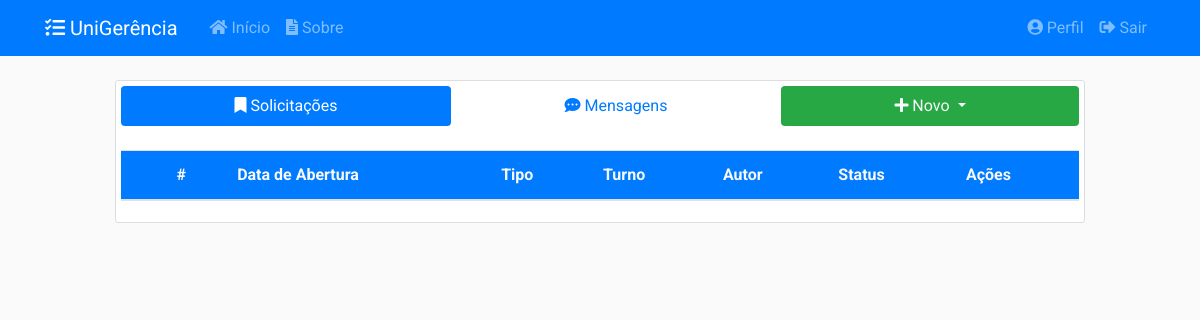
/ (signed in), run on an earlier commit of the app's database.
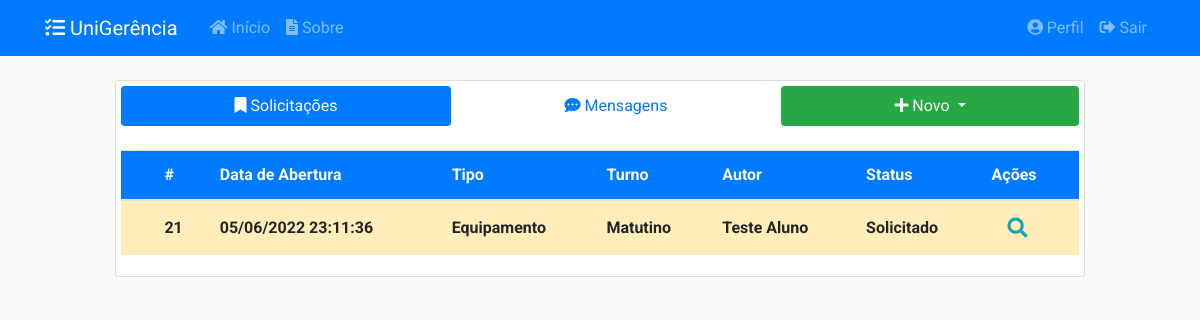
And on a later commit of the database.
### app/models/solicitacoes.py (models this page shows, shortened)
class Solicitacao(db.Model):
    __tablename__ = 'solicitacoes'
    __table_args__ = {'extend_existing': True}
    id = db.Column(db.Integer, primary_key=True)
    status = db.Column(db.Enum(Status), default=Status.ABERTO.name)
    data_abertura = db.Column(db.DateTime, nullable=False,
                              default=datetime.now().astimezone(fuso_horario))
    data_inicio_pref = db.Column(db.Date, nullable=False)
    data_fim_pref = db.Column(db.Date, nullable=False)
    data_retirada = db.Column(db.DateTime, nullable=True)
    data_devolucao = db.Column(db.DateTime, nullable=True)
    data_cancelamento = db.Column(db.DateTime, nullable=True)
    data_finalizacao = db.Column(db.DateTime, nullable=True)
    quantidade = db.Column(db.Integer, nullable=False, default=0)
    descricao = db.Column(db.String(20), nullable=False)
    tipo = db.Column(db.String(20), nullable=False)
    ativo = db.Column(db.Boolean, nullable=False, default=True)
    usuario_id = db.Column(db.Integer, db.ForeignKey('usuarios.id'),
                           nullable=False)
    turno_id = db.Column(db.Integer, db.ForeignKey('turnos.id'),
                           nullable=False)
    turno = db.relationship('Turno', back_populates='solicitacoes')
    def recupera_tudo():
        return Solicitacao.query.filter_by(ativo=True).all()
    def verifica_em_uso(self):
        if self.status.name == 'EMUSO':
            return True
        else:
            return False
    def verifica_atraso(self):
        if (datetime.now().astimezone(fuso_horario) >
            self.data_devolucao.astimezone(fuso_horario)):
            return True
        else:
            return False
    __mapper_args__ = {
        'polymorphic_identity': 'SOLICITACAO',
        'polymorphic_on': tipo
    }

class SolicitacaoEquipamento(Solicitacao):
    __tablename__ = 'solicitacoes_equipamentos'
    id = db.Column(db.Integer, db.ForeignKey('solicitacoes.id'), primary_key=True)
    tipo_eqp_id = db.Column(db.Integer, db.ForeignKey('tipos_equipamento.id'),
                           nullable=True)
    equipamentos = db.relationship('Equipamento', secondary=solicitacao_e,
                                   back_populates='solicitacoes')
    tipo_eqp = db.relationship('TipoEquipamento', back_populates='solicitacoes')
    __mapper_args__ = {
        'polymorphic_identity': 'EQUIPAMENTO'
    }

class Solicitacao(db.Model):
    __tablename__ = 'solicitacoes'
    __table_args__ = {'extend_existing': True}
    id = db.Column(db.Integer, primary_key=True)
    status = db.Column(db.Enum(Status), default=Status.ABERTO.name)
    data_abertura = db.Column(db.DateTime, nullable=False,
                              default=datetime.now().astimezone(fuso_horario))
    data_inicio_pref = db.Column(db.Date, nullable=False)
    data_fim_pref = db.Column(db.Date, nullable=False)
    data_retirada = db.Column(db.DateTime, nullable=True)
    data_devolucao = db.Column(db.DateTime, nullable=True)
    data_cancelamento = db.Column(db.DateTime, nullable=True)
    data_finalizacao = db.Column(db.DateTime, nullable=True)
    quantidade = db.Column(db.Integer, nullable=False, default=0)
    descricao = db.Column(db.String(20), nullable=False)
    tipo = db.Column(db.String(20), nullable=False)
    ativo = db.Column(db.Boolean, nullable=False, default=True)
    usuario_id = db.Column(db.Integer, db.ForeignKey('usuarios.id'),
                           nullable=False)
    turno_id = db.Column(db.Integer, db.ForeignKey('turnos.id'),
                           nullable=False)
    turno = db.relationship('Turno', back_populates='solicitacoes')
    def recupera_tudo():
        return Solicitacao.query.filter_by(ativo=True).all()
    def verifica_em_uso(self):
        if self.status.name == 'EMUSO':
            return True
        else:
            return False
    def verifica_atraso(self):
        if (datetime.now().astimezone(fuso_horario) >
            self.data_devolucao.astimezone(fuso_horario)):
            return True
        else:
            return False
    __mapper_args__ = {
        'polymorphic_identity': 'SOLICITACAO',
        'polymorphic_on': tipo
    }

class Turno(db.Model):
    __tablename__ = 'turnos'
    __table_args__ = {'extend_existing': True}
    id = db.Column(db.Integer, primary_key=True)
    name = db.Column(db.String(20), unique=True, nullable=False)
    data_inicio = db.Column(db.Time, nullable=False)
    data_fim = db.Column(db.Time, nullable=False)
    ativo = db.Column(db.Boolean, nullable=False, default=True)
    solicitacoes = db.relationship('Solicitacao', back_populates='turno')
    def __repr__(self):
        return f"{self.name} (Início: {self.data_inicio} / Fim: {self.data_fim})"

### app/models/usuarios.py (models this page shows, shortened)
class Usuario(db.Model, UserMixin):
    __tablename__ = 'usuarios'
    __table_args__ = {'extend_existing': True}
    id = db.Column(db.Integer, primary_key=True)
    nome = db.Column(db.String(100), nullable=False)
    identificacao = db.Column(db.String(20), unique=True, nullable=False)
    email = db.Column(db.String(100), unique=True, nullable=False)
    senha = db.Column(db.String(60), nullable=False)
    data_cadastro = db.Column(db.DateTime, nullable=False,
                              default=datetime.now().astimezone(fuso_horario))
    data_atualizacao = db.Column(db.DateTime, nullable=True)
    tipo = db.Column(db.Enum(TipoUsuario), nullable=False)
    ativo = db.Column(db.Boolean, nullable=False, default=True)
    imagem_perfil = db.Column(db.String(20), nullable=False,
                              default='default.jpg')
    posts = db.relationship('Post', backref='autor',
                            foreign_keys='Post.usuario_id', lazy=True)
    recipiente = db.relationship('Post', backref='destinatario',
                                 foreign_keys='Post.destinatario_id', lazy=True)
    solicitacoes = db.relationship('Solicitacao', backref='autor', lazy=True)
    relatorios = db.relationship('Relatorio', backref='autor', lazy=True)
    def recupera_tudo():
        return Usuario.query.filter_by(ativo=True).all()

### app/controllers/principal.py (the view)
@principal.route("/", methods=['GET', 'POST'])
@login_required
def inicio():
    tab = request.args.get('tab', 1, type=int)
    solicitacoes = Solicitacao.recupera_tudo()
    posts = Post.recupera_tudo()
    equipamentos = Equipamento.recupera_tudo()
    salas = Sala.recupera_tudo()
    usuarios = Usuario.recupera_tudo()
    for solicitacao in solicitacoes:
        if Solicitacao.verifica_em_uso(solicitacao):
            if Solicitacao.verifica_atraso(solicitacao):
                Solicitacao.atualiza_status_pendente(solicitacao)
                envia_email_atraso(solicitacao)
                if Solicitacao.verifica_autor(solicitacao, current_user):
                    flash('Você possui uma solicitação atrasada.', 'warning')
                if Usuario.verifica_admin(current_user):
                    flash('Existe uma nova solicitação em atraso.', 'warning')
    form = EntregaSolicitacaoForm()
    return render_template('principal/inicio.html', tab=tab, form=form,
                           posts=posts, equipamentos=equipamentos, salas=salas,
                           usuarios=usuarios, solicitacoes=solicitacoes)

### app/models/equipamentos.py (called while the page is built)
    def recupera_tudo():
        return Equipamento.query.filter_by(ativo=True).all()

### app/models/posts.py (called while the page is built)
    def recupera_tudo():
        return Post.query.filter_by(ativo=True).all()

### app/models/salas.py (called while the page is built)
    def recupera_tudo():
        return Sala.query.filter_by(ativo=True).all()

### app/models/usuarios.py (called while the page is built)
@login_manager.user_loader
def load_user(user_id):
    return Usuario.query.get(int(user_id))

### app/templates/principal/inicio.html (shortened to what this page needs)
{% extends "layout.html" %}
{% block inicio %}
<div class="content-section">
  <nav class="pb-4 align-middle">
    <div class="nav nav-pills nav-justified flex-column flex-md-row align-middle" id="pills-tab" role="tablist">
      <a class="nav-item nav-link {% if tab == 1 %}active{% endif %}" id="pills-1-tab" data-toggle="pill" href="#pills-1" role="tab"><i class="fas fa-bookmark"></i>&nbsp;Solicitações</a>
      <a class="nav-item nav-link {% if tab == 2 %}active{% endif %}" id="pills-2-tab" data-toggle="pill" href="#pills-2" role="tab"><i class="fas fa-comment-dots"></i>&nbsp;Mensagens</a>
      <div class="nav-item dropdown">
        <a class="nav-link dropdown-toggle bg-success text-light" href="#" id="navbarDropdown" role="button" data-toggle="dropdown">
          <i class="fas fa-plus"></i>&nbsp;Novo
        </a>
      </div>
    </div>
  </nav>
  <div class="tab-content flex-md-row" id="nav-tabContent">
    <div class="tab-pane fade {% if tab == 1 %}show active{% endif %}" id="pills-1" role="tabpanel">
      {% include 'principal/tabela/solicitacoes.html' %}
    </div>
  </div>
</div>
{% endblock inicio %}

### app/templates/principal/tabela/solicitacoes.html (shortened to what this page needs)
<table id="table-solicitacoes" class="table stripe order-column dt-responsive nowrap table-hover" style="width:100%">
    <thead>
    <tr class="bg-primary text-light">
        <th class="align-middle"></th>
        <th class="align-middle">#</th>
        <th class="align-middle">Data de Abertura</th>
        <th class="align-middle">Tipo</th>
        <th class="align-middle">Turno</th>
        <th class="align-middle">Autor</th>
        <th class="align-middle">Status</th>
        <th class="align-middle">Ações</th>
    </tr>
    </thead>
    <tbody>
    {% for solicitacao in solicitacoes %}
    {% if current_user == solicitacao.autor or current_user.tipo.name == 'ADMIN' %}
        {% if solicitacao.status.name == 'ABERTO' %}
            <tr class="table-secondary font-weight-bold">
        {% elif solicitacao.status.name == 'PENDENTE' %}
            <tr class="table-danger font-weight-bold">
        {% elif solicitacao.status.name == 'SOLICITADO' %}
            <tr class="table-warning font-weight-bold">
        {% elif solicitacao.status.name == 'CONFIRMADO' %}
            <tr class="table-success font-weight-bold">
        {% elif solicitacao.status.name == 'EMUSO' %}
            <tr class="table-info font-weight-bold">
        {% elif solicitacao.status.name == 'CANCELADO' or solicitacao.status.name == 'FECHADO' %}
            <tr class="">
        {% else %}
            <tr>
        {% endif %}
            <td class="align-middle"></td>
            <td class="align-middle">{{ solicitacao.id }}</td>
            <td class="align-middle">{{ solicitacao.data_abertura.strftime('%d/%m/%Y %H:%M:%S') }}</td>
            {% if solicitacao.tipo == 'EQUIPAMENTO' %}
                <td class="align-middle">Equipamento</td>
            {% elif solicitacao.tipo == 'SALA'%}
                <td class="align-middle">Sala</td>
            {% endif %}
            <td class="align-middle">{{ solicitacao.turno.name }}</td>
            <td class="align-middle">{{ solicitacao.autor.nome }}</td>
            <td class="align-middle">{{ solicitacao.status.value }}</td>
            <td class="align-middle">
                <a class="btn-lg btn-outline-info" href="#" data-toggle="modal" data-target="#visualizarSolicitacao{{ solicitacao.id }}"><i class="fas fa-search"></i></a>
            </td>
        </tr>
    {% endif %}
    {% endfor %}
    </tbody>
</table>

What changed in the data, as far as the page shows it:
added SolicitacaoEquipamento: id "21", data_abertura "05/06/2022 23:11:36", turno.name "Matutino", autor.nome "Teste Aluno", status.value "Solicitado"
